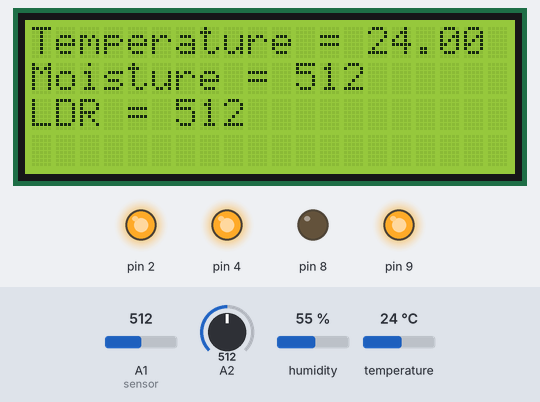
This sketch was run on a simulated Arduino Uno, built with avr-gcc and run on an emulated ATmega328P. Parts: 20×4 character LCD, output pins drawn as LEDs (lit = HIGH). The test bench sets the inputs (shaded band); at power-on: temperature 24 °C, A1 (sensor) = 512, A2 = 512, humidity 55 %.

Above: at 1.2 s.
1.3 s: temperature set to 26 °C
At 3.4 s:
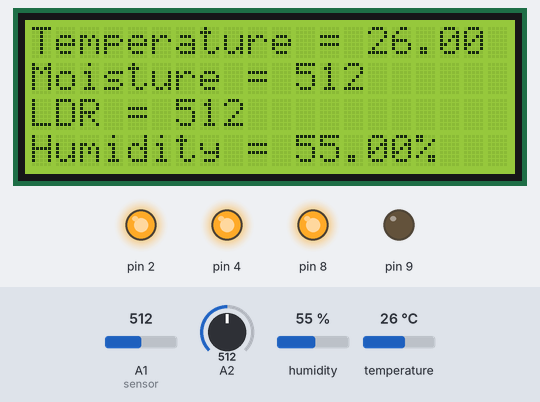
3.7 s: temperature set to 12 °C
At 5.9 s:
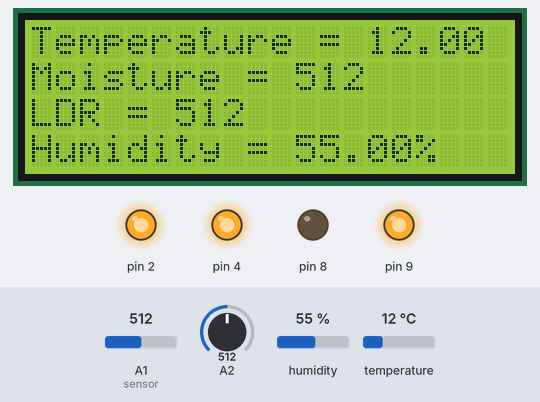
6.8 s: A1 (sensor) set to 716
At 8.6 s:
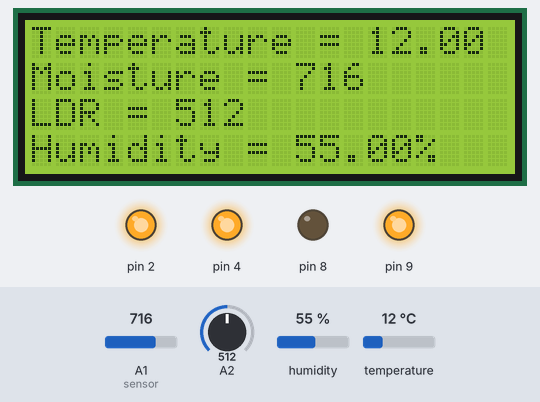
9.0 s: A2 set to 716
At 9.4 s:
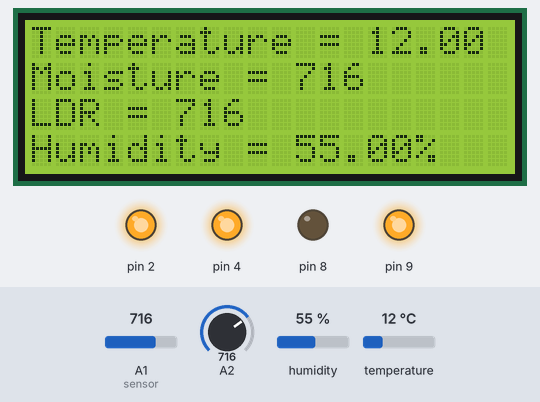
11.2 s: humidity set to 22 %
At 13.5 s:
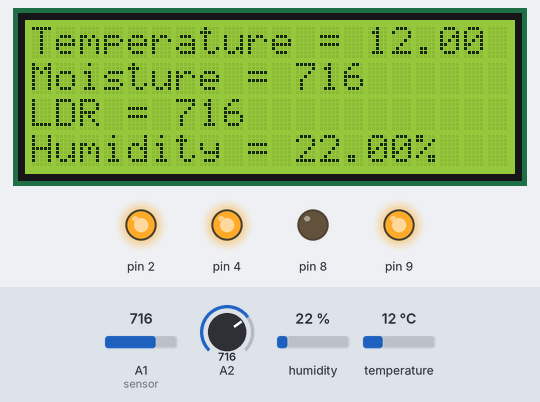
14.2 s: A1 (sensor) set to 992
At 16.4 s:
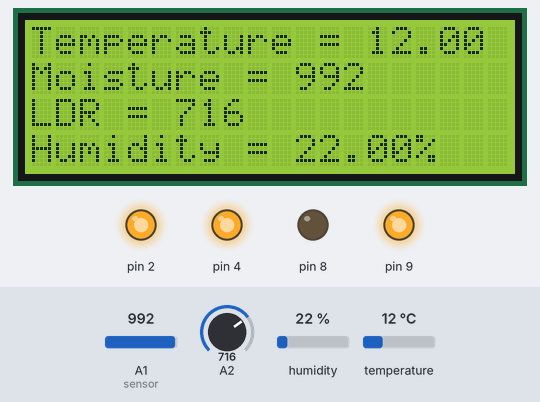
Timing chart, 0 to 17.8 s (numbered marks = the images above; inputs shaded):
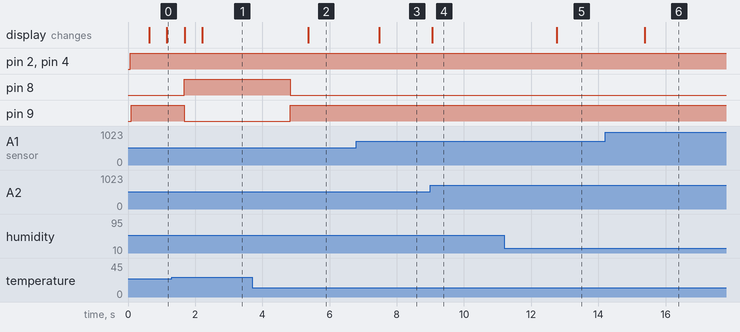

Measured:
- the behaviour switches between 24 and 25 °C on temperature (found by bisection; images 0 and 1)
- after the input at 1.3 s, pin 8: LOW → HIGH after 0.37 s; pin 9: HIGH → LOW after 0.37 s; the display: first differs from a run without the input after 0.91 s (image 1)
- after the input at 3.7 s, pin 8: HIGH → LOW after 1.1 s; pin 9: LOW → HIGH after 1.1 s; the display: changes after 1.7 s (image 2)
- after the input at 6.8 s, the display: changes after 0.68 s (image 3)
- after the input at 9.0 s, the display: changes after 0.06 s (image 4)
- after the input at 11.2 s, the display: changes after 1.6 s (image 5)
- after the input at 14.2 s, the display: changes after 1.2 s (image 6)

The sketch:

project_code.ino
```cpp
#include <dht.h>
#include <Wire.h>
#include <LiquidCrystal_I2C.h>

LiquidCrystal_I2C lcd(0x27, 20, 4);

#define dht_pin A0  // Analog Pin A0 of Arduino is connected to DHT11 out pin
#define moist A2      // Analog Pin A2 of Arduino is connected to moisture out pin
#define LDR A1        // Analog Pin A1 of Arduino is connected to LDR out pin

dht DHT;

void setup()
{
  pinMode(2, OUTPUT);
  pinMode(4, OUTPUT);
  pinMode(8, OUTPUT);
  pinMode(9, OUTPUT);
  pinMode(A1, INPUT);
  pinMode(A2, INPUT);

  lcd.begin();
  lcd.backlight();
  lcd.clear();
}

void loop()
{
  // LED Code Start
  digitalWrite(2, HIGH);
  digitalWrite(4, HIGH);

  // Fan Code Start
  DHT.read11(dht_pin);
  if (DHT.temperature > 24.0)
  {
    digitalWrite(8, HIGH); // Turn on the fan
    digitalWrite(9, LOW);
  }
  else
  {
    digitalWrite(8, LOW); // Turn off the fan
    digitalWrite(9, HIGH);
  }

  lcd.print("Humidity = ");
  lcd.print(DHT.humidity);
  lcd.print("%");
  lcd.setCursor(0, 0);
  delay(500);

  lcd.print("Temperature = ");
  lcd.print(DHT.temperature);
  lcd.setCursor(0, 1);
  delay(500);

  int val = analogRead(A1); // Read the analog value from the sensor
  lcd.print("Moisture = ");
  lcd.print(val);
  lcd.setCursor(0, 2);

  int LDRReading = analogRead(A2);
  lcd.print("LDR = ");
  lcd.print(LDRReading);
  lcd.setCursor(0, 3);
  delay(500);
}
```
